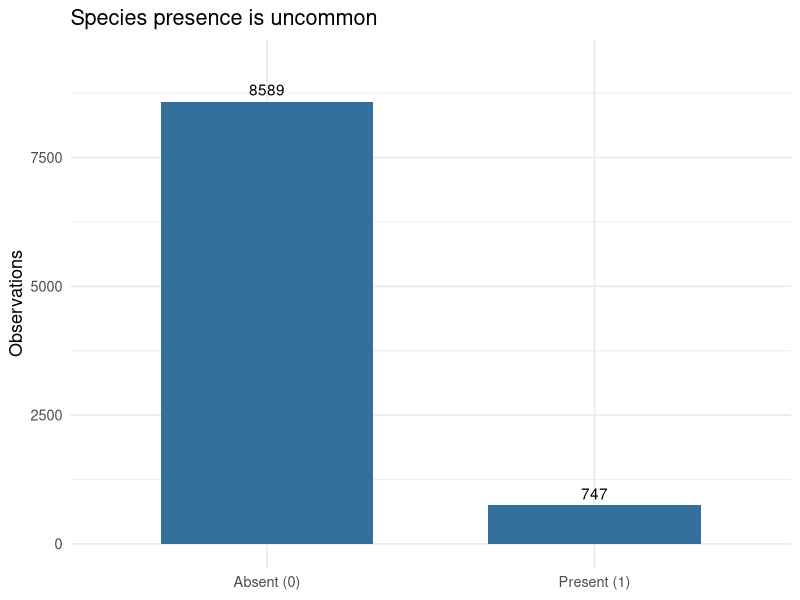
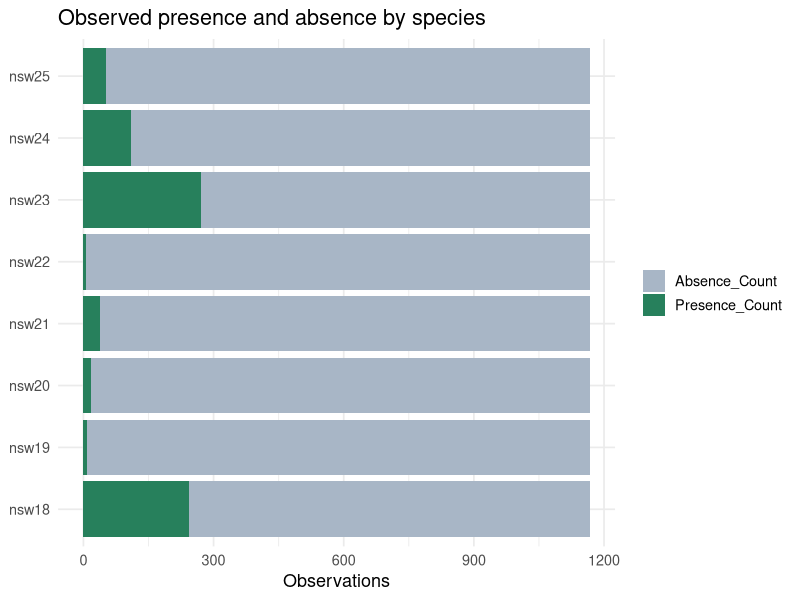
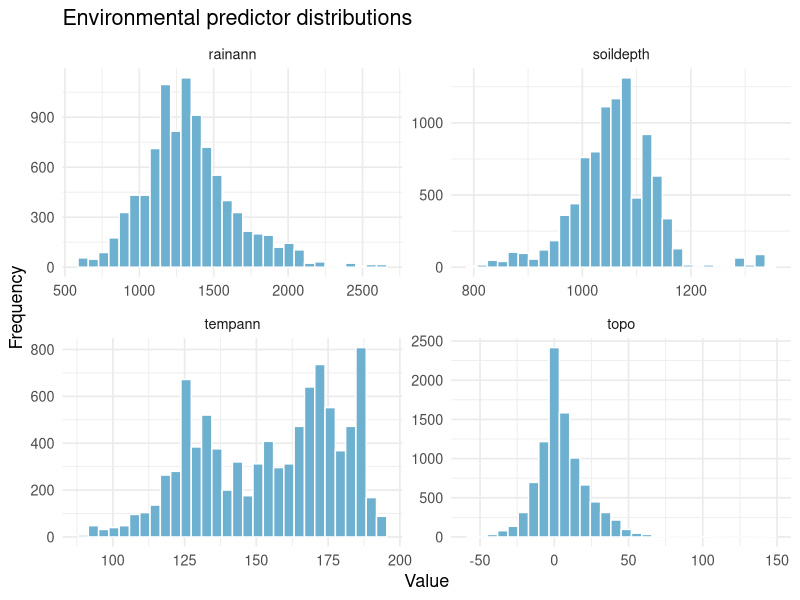
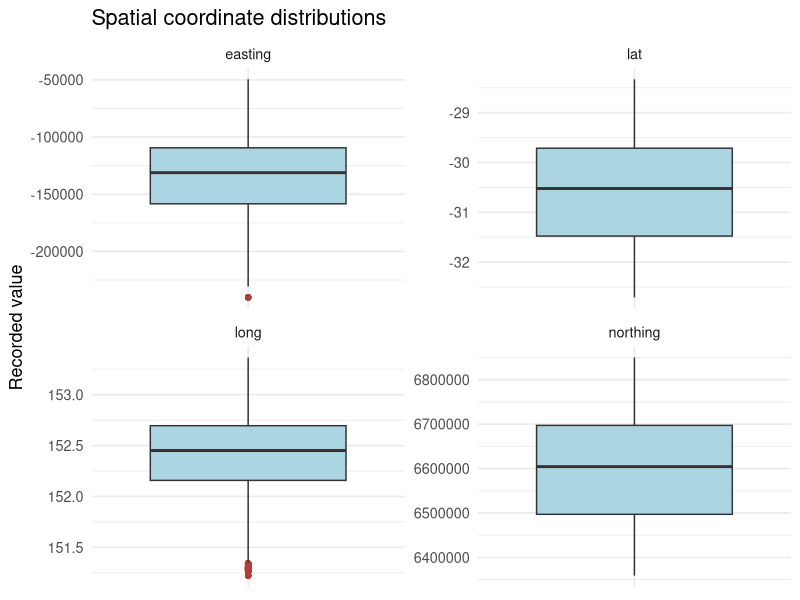
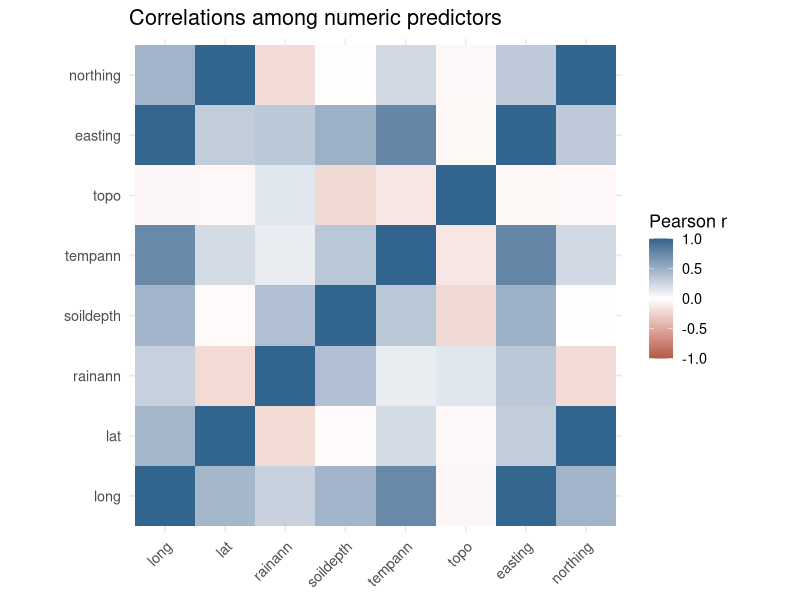

Source code (R) for these figures, in order:
# Standalone portfolio EDA: run from repository root.
# Install once: install.packages(c("ggplot2", "dplyr", "tidyr"))
suppressPackageStartupMessages({
  library(ggplot2)
  library(dplyr)
  library(tidyr)
})
dir.create("results/figures", recursive = TRUE, showWarnings = FALSE)
d <- read.csv("data/train.csv", stringsAsFactors = FALSE)
stopifnot(all(c("Species","pres.abs","plot","tempann","rainann",
                "soildepth","topo","long","lat","easting","northing") %in% names(d)))
stopifnot(all(na.omit(d$pres.abs) %in% c(0,1)))
theme_set(theme_minimal(base_size = 13))
save_fig <- function(p, name, w = 9, h = 5) {
  ggsave(file.path("results/figures", name), p, width = w, height = h,
         dpi = 170, bg = "white")
}
# Figure 1: positive-class imbalance
p1 <- ggplot(d, aes(x = factor(pres.abs, levels = c(0,1),
                              labels = c("Absent (0)","Present (1)")))) +
  geom_bar(fill = "#356f9c", width = .65) +
  geom_text(stat = "count", aes(label = after_stat(count)), vjust = -.5) +
  labs(title = "Species presence is uncommon", x = NULL, y = "Observations") +
  expand_limits(y = nrow(d))
save_fig(p1, "01_class_balance.png")
# Figure 2: species counts; no claim of pairwise co-occurrence
species <- d %>% group_by(Species) %>%
  summarise(Presence_Count = sum(pres.abs == 1, na.rm = TRUE),
            Total_Count = sum(!is.na(pres.abs)), .groups = "drop") %>%
  mutate(Absence_Count = Total_Count - Presence_Count,
         Presence_Rate = Presence_Count / Total_Count)
write.csv(species, "results/species_summary_recomputed.csv", row.names = FALSE)
long_species <- species %>% select(Species, Presence_Count, Absence_Count) %>%
  pivot_longer(-Species, names_to = "Status", values_to = "Count")
p2 <- ggplot(long_species, aes(x = reorder(Species, Count, FUN = sum),
                               y = Count, fill = Status)) +
  geom_col() + coord_flip() +
  scale_fill_manual(values = c(Absence_Count = "#a8b6c6",
                               Presence_Count = "#27805c")) +
  labs(title = "Observed presence and absence by species",
       x = NULL, y = "Observations", fill = NULL)
save_fig(p2, "02_species_counts.png", 10, 6)
# Figure 3: different predictor units require free scales
env <- d %>% select(tempann, rainann, soildepth, topo) %>%
  pivot_longer(everything(), names_to = "Predictor", values_to = "Value")
p3 <- ggplot(env, aes(Value)) +
  geom_histogram(bins = 30, fill = "#6eb0cf", color = "white") +
  facet_wrap(~ Predictor, scales = "free", ncol = 2) +
  labs(title = "Environmental predictor distributions", y = "Frequency")
save_fig(p3, "03_environmental_distributions.png", 10, 7)
# Figure 4: avoid comparing coordinate scales in a single axis
coords <- d %>% select(long, lat, easting, northing) %>%
  pivot_longer(everything(), names_to = "Coordinate", values_to = "Value")
p4 <- ggplot(coords, aes(x = "", y = Value)) +
  geom_boxplot(fill = "#acd5e4", outlier.color = "#b23b3b") +
  facet_wrap(~ Coordinate, scales = "free_y", ncol = 2) +
  labs(title = "Spatial coordinate distributions", x = NULL, y = "Recorded value") +
  theme(axis.text.x = element_blank(), axis.ticks.x = element_blank())
save_fig(p4, "04_spatial_boxplots.png", 10, 7)
# Figure 5: numerical correlations; categorical codes excluded
numeric_names <- c("long","lat","rainann","soildepth","tempann",
                   "topo","easting","northing")
cm <- cor(d[, numeric_names], use = "pairwise.complete.obs")
write.csv(cm, "results/numeric_correlations.csv")
cm_long <- as.data.frame(as.table(cm))
p5 <- ggplot(cm_long, aes(Var1, Var2, fill = Freq)) +
  geom_tile() + coord_equal() +
  scale_fill_gradient2(low = "#b45a4a", mid = "white",
                       high = "#32658d", midpoint = 0, limits = c(-1,1)) +
  labs(title = "Correlations among numeric predictors",
       x = NULL, y = NULL, fill = "Pearson r") +
  theme(axis.text.x = element_text(angle = 45, hjust = 1))
save_fig(p5, "05_predictor_correlations.png", 9, 8)
message("Saved five data-derived figures and two CSV tables in results/.")
